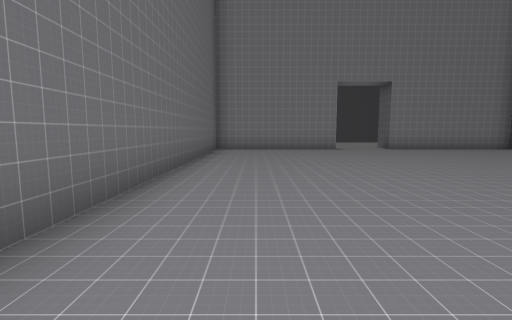
[1] (above)

17 first-person views from a walk through a 3-D level made in the Godot game engine. The camera is 1.4 m above the floor, tilts 6° down and sees 85° across. The floor is counted in squares, 2 m on a side. Each view is taken from the middle of a square. On the plan, view 1 faces up. The plan holds only what a view shows up to about 9 squares ahead; the rest is blank. The place goes on beyond the plan.

[2]
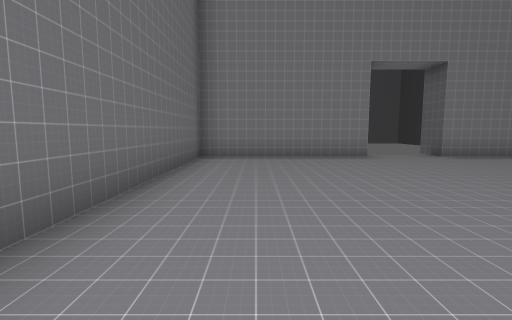

[3]
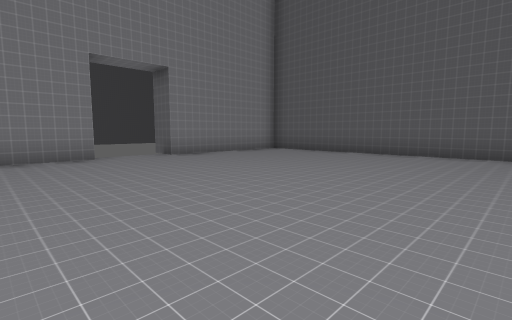

[4]
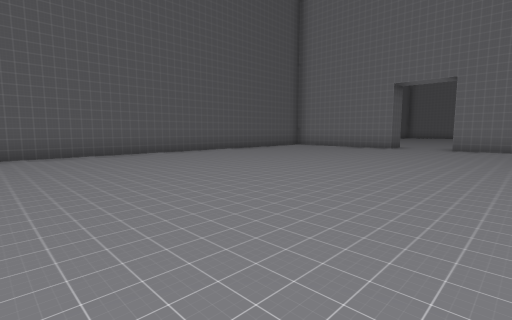

[5]
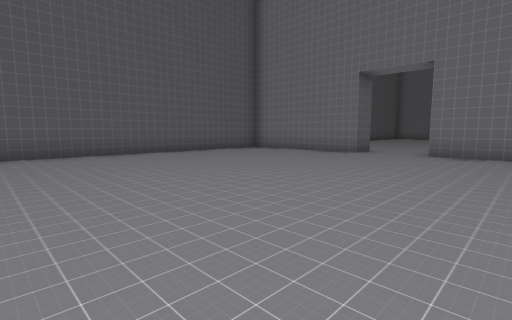

[6]
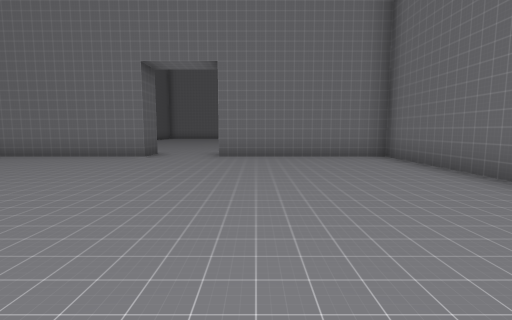

[7]
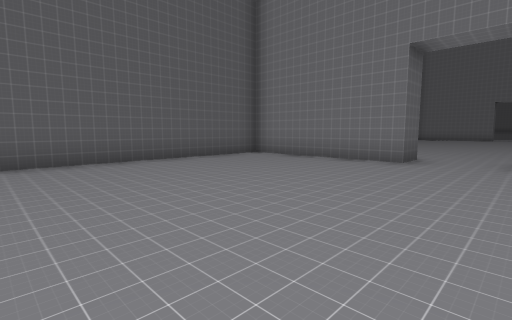

[8]
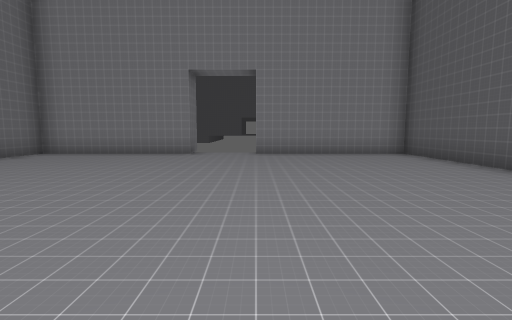

[9]
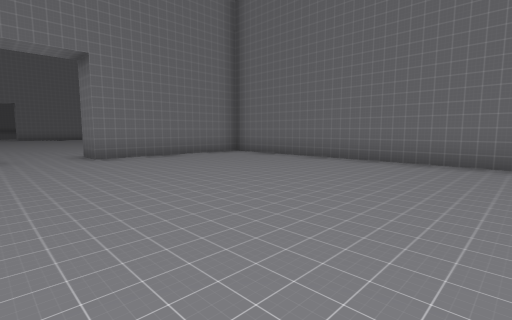

[10]
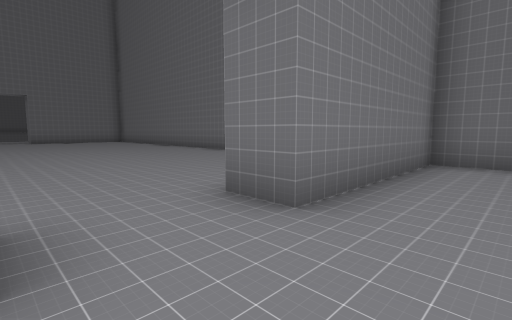

[11]
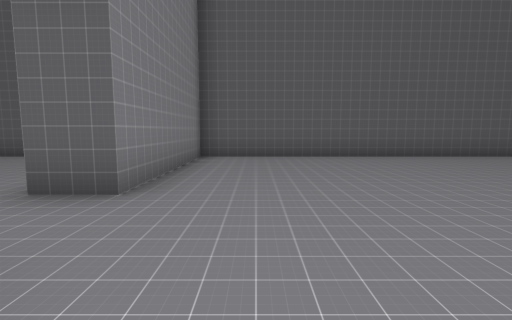

[12]
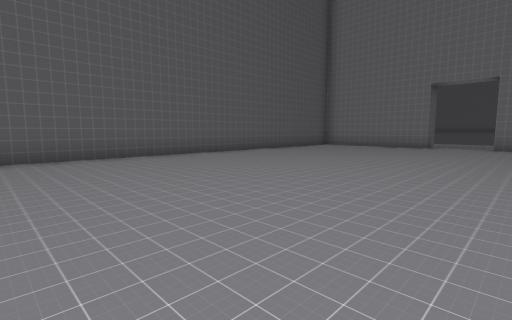

[13]
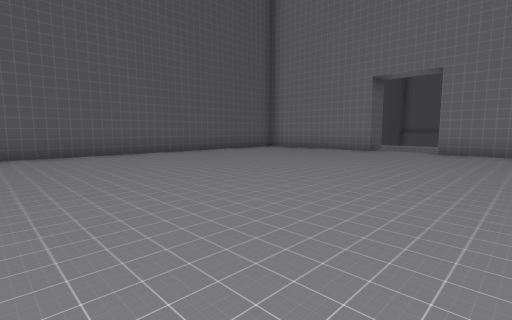

[14]
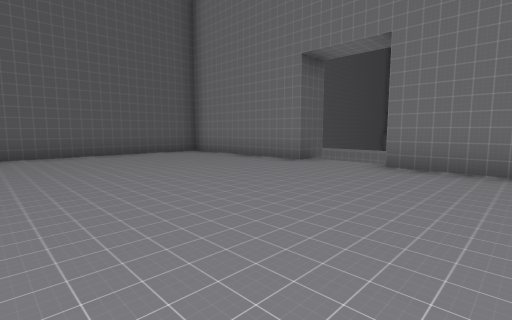

[15]
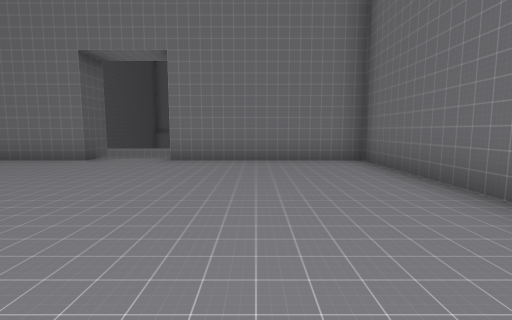

[16]
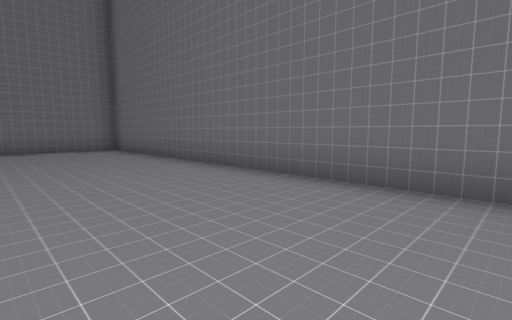

[17]
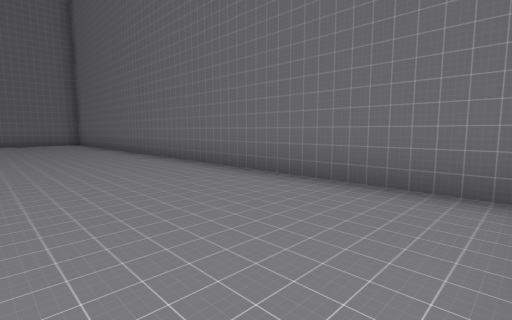

### Floor plan
Points are (right, up) in squares from view 1. A wall is a line through its corners. A room is listed if a view was taken in it or the views show most of it. See-through windows are left out.
Room 1 (views 1, 2, 3, 4, 5, 6, 7, 8, 9, 10)
walls: (3, 10.5) (-1.5, 10.5) (-1.5, -5.5) (3, -5.5) (3, -6.5); (5, -6.5) (5, -5.5) (9.5, -5.5) (9.5, 10.5) (5, 10.5)
ways out: opening at (3.5, -6) to room 2; gap at (3, 11); gap at (5, 11)
Room 2 (views 11, 12, 13, 14, 15, 16, 17)
walls: (9.5, -21.4) (9.5, -6.5) (5, -6.5); (5, -23.5) (5, -22.5) (8.4, -22.5); (-1.5, -7) (-1.5, -22.5) (3, -22.5)
ways out: opening at (3.5, -6) to room 1; opening at (4, -23); gap at (3, -23); gap at (5, -23)

Positions as (right, up) in squares from view 1, and headings:
1: (0, 0), facing up
2: (0, 3), facing up
3: (1, 3), facing up-right
4: (1, 6), facing down-right
5: (1, 3), facing down-right
6: (2, 2), facing down
7: (3, 1), facing down-right
8: (5, 2), facing up
9: (5, 2), facing down-left
10: (5, -4), facing down-left
11: (2, -8), facing right
12: (2, -10), facing down-right
13: (1, -13), facing down-right
14: (1, -17), facing down-right
15: (1, -16), facing down
16: (2, -12), facing down-left
17: (2, -7), facing down-left
